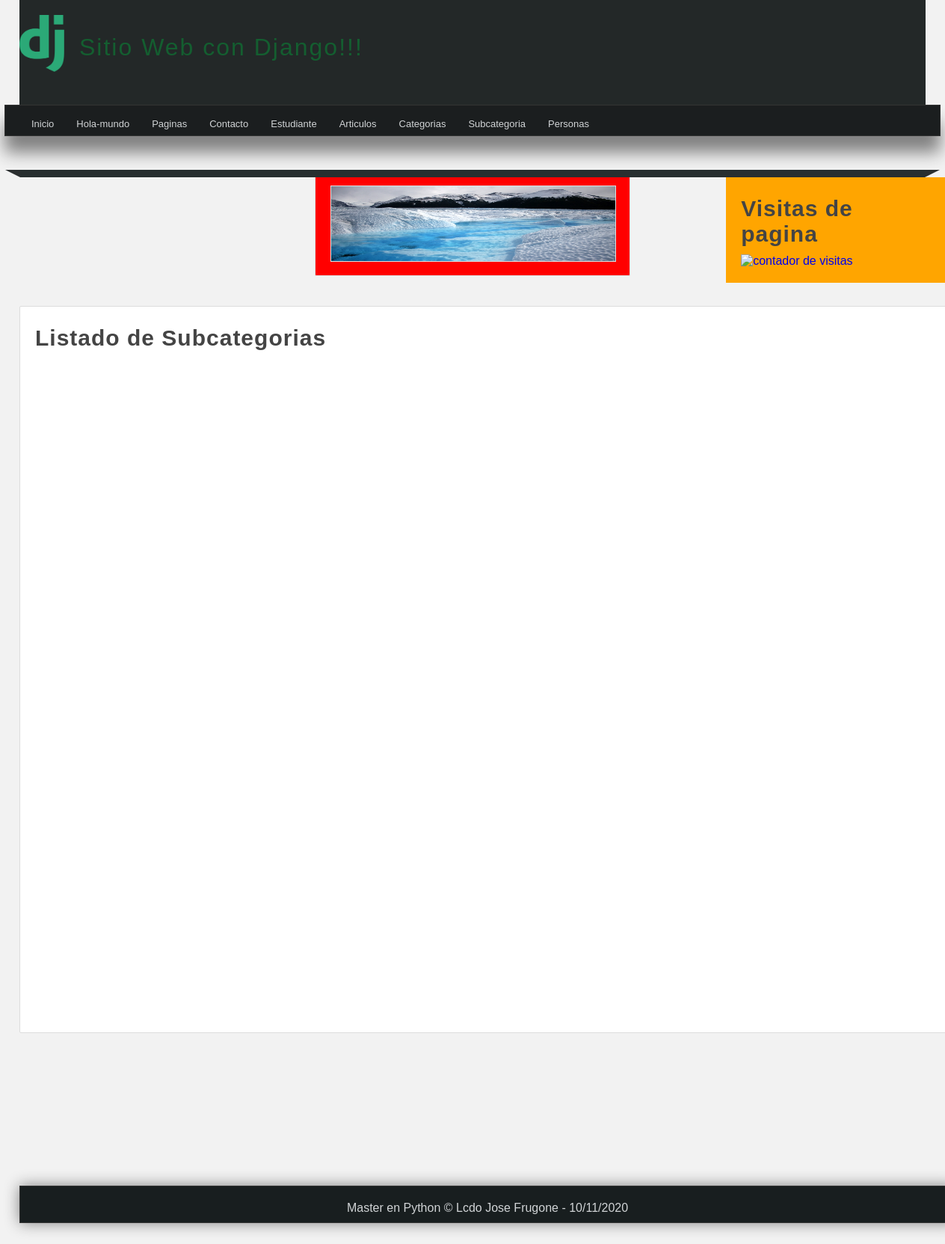
The page /subcategorias/ on the database as committed earlier.
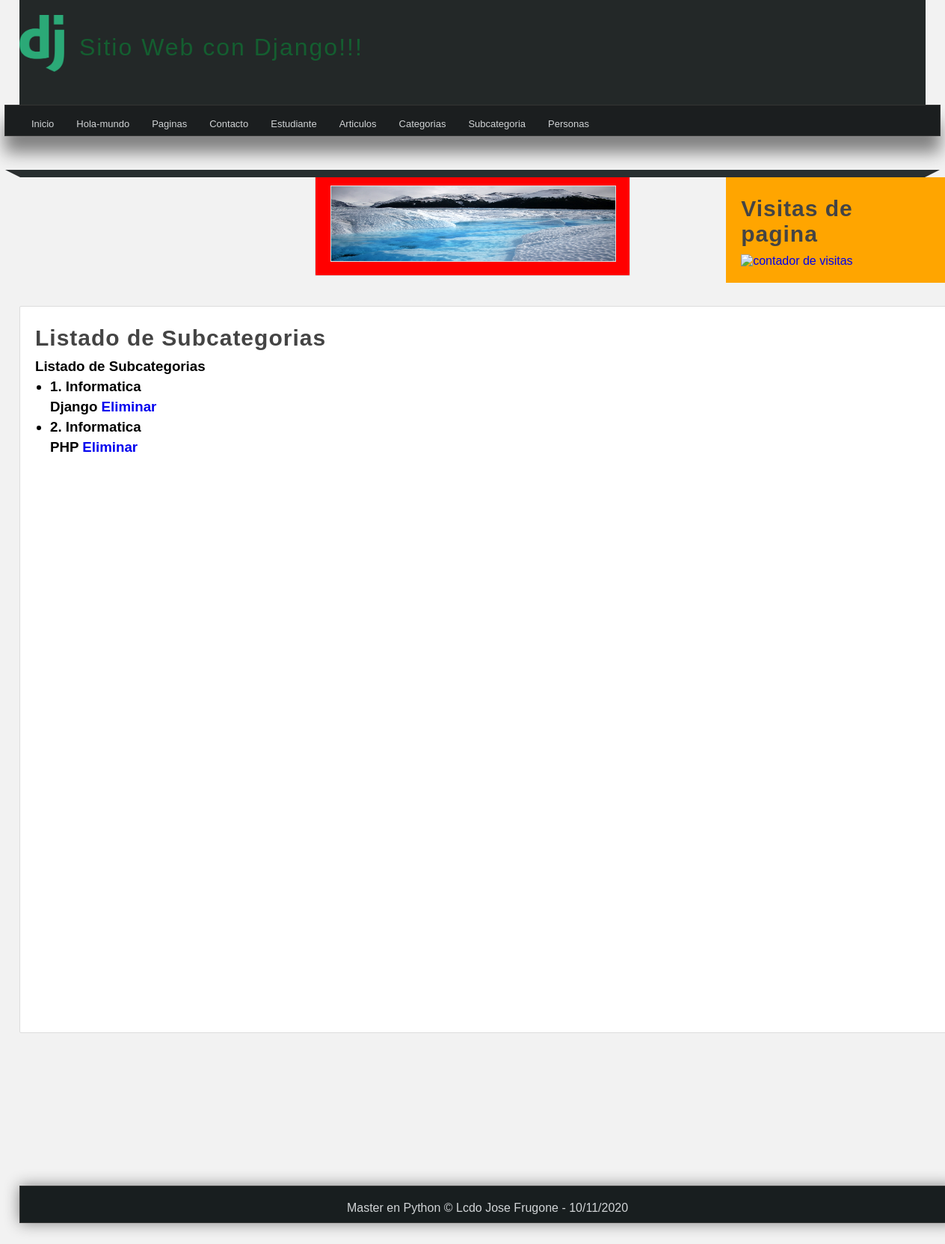
The same page on the database as committed later.
### miapp/models.py (models this page shows)
class SubCategory(models.Model):
    name = models.CharField(max_length=250,default='Informatica',null=False)
    description = models.CharField(max_length=200,default='Desarrollo Web con Django',null=False)
    created_at = models.DateTimeField(auto_now_add=True)
    updated_at = models.DateTimeField(auto_now=True)

### miapp/views.py (the view)
# urls.py: path('subcategorias/', views.subcategori_gen, name="lista_gen_subcate"),
def subcategori_gen(request):
    subcategorias = SubCategory.objects.all()
    return render(request, 'subcategoria.html',{
        'subcategorias':subcategorias
    })

### miapp/templates/subcategoria.html (shortened to what this page needs)
{% extends 'layout.html' %}
{% block content %}
<h1 class="title">Listado de Subcategorias</h1>
   {% if mensaje1 and mensaje %}
      <h3>{{mensaje1}}</h3>
      <br/>
      <h4>{{mensaje}}</h4>
   {% else %}
      {% if subcategorias %}
            <h3><p>Listado de Subcategorias</p><h3>
            <ul>
               {% for subcategori in subcategorias %}
                  <li>
                     <h4>{{subcategori.id}}. {{subcategori.name}}</h4>
                     <p>
                        {{subcategori.description}}
                        <a href="{% url 'borrar_subcateri' id=subcategori.id %}">Eliminar</a>
                     </p>
                  </li>
               {% endfor %}
            </ul>
      {% endif %}
   {% endif %}
<br/>
{% endblock %}

### miapp/templates/layout.html (shortened to what this page needs)
{% load static %}
<!DOCTYPE html>
<html lang="es">
<head>
    <link rel="stylesheet" type="text/css" href="{% static 'css/styles.css' %}" />
</head>
<body>
    <header>
        <div id="logotipo">
            <img src="{% static 'images/logo.png'%}" />
            <h1>Sitio Web con Django!!!</h1>
        </div>
    </header>
    <nav>
        <ul>
            <li>
                <a href="{% url 'inicio' nombre='Lcdo. Jose Fernando Frugone Jaramillo' %}">Inicio</a>
            </li>
            <li>
                <a href="{% url 'hola_mundo' %}">Hola-mundo</a>
            </li>
            <li>
                <a href="{% url 'pagina' %}">Paginas</a>
            </li>
            <li>
                <a href="{% url 'contacto' profesion='Lcdo.' nombre='Jose Fernando' apellido='Frugone Jaramillo' %}">Contacto</a>
            </li>
            <li>
                <a href="{% url 'estudiante' nombre='Luis Adrian' apellido='Garcia Morales' %}">Estudiante</a>
            </li>
            <li>
                <a href="{% url 'lista_gen_art' %}">Articulos</a>
            </li>
            <li>
                <a href="{% url 'lista_gen_cat' %}">Categorias</a>
            </li>
            <li>
                <a href="{% url 'lista_gen_subcate' %}">Subcategoria</a>
            </li>
            <li>
                <a href="{% url 'lista_gen_personas' %}">Personas</a>
            </li>
        </ul>
    </nav>
    <div class="barra">
        <span class="esquina-izquierda"></span>
        <span class="relleno-barra"></span>
        <span class="esquina-derecha"></span>
    </div>
    <div class="contador-visitas">
        <aside>
                <h2 class="title">Visitas de pagina</h2>
                <a href="https://www.contadorvisitasgratis.com" title="contador de visitas"><img
                        src="https://counter3.stat.ovh/private/contadorvisitasgratis.php?c=uaa1seee4dfrfe6n1kmllx6dggjh116s"
                        border="0" title="contador de visitas" alt="contador de visitas" target="_blank"></a>
        </aside>
    </div>
    <div class="box-imagen">
         <img src="{% static 'images/mifondo2.jpg'%}" />
    </div>
    <div id="content">
            <div class="box">
                {% block content %}{% endblock %}
    </div>
    <div class="mapa-lugar">
                    <iframe src="https://www.google.com/maps/embed?pb=!1m14!1m12!1m3!1d15948.13508653324!2d-79.88568169999999!3d-2.1407391000000002!2m3!1f0!2f0!3f0!3m2!1i1024!2i768!4f13.1!5e0!3m2!1ses-419!2sec!4v1604331730668!5m2!1ses-419!2sec" width="300" height="200" frameborder="0" style="border:0;" allowfullscreen="" aria-hidden="false" tabindex="0"></iframe>
    </div>
    <footer>
        Master en Python &copy; Lcdo Jose Frugone - {% now "d/m/Y" %}
    </footer>
</body>
</html>

### miapp/static/css/styles.css (style rules this page uses)
* { margin: 0px; padding: 0px; font-family: sans-serif, Arial, Helvetica; text-decoration: none; }
body { background-color: #F2F2F2; }
p, h2, h3, ul { margin-top: 5px; margin-bottom: 5px; }
ul, ol { margin-left: 20px; margin-bottom: 20px; }
header { width: 1212px; height: 140px; background-color: #232828; margin: 0px auto; }
#logotipo img { display: block; width: 60px; float: left; margin-top: 20px; }
#logotipo h1 { display: block; float: left; letter-spacing: 2px; margin-top: 45px; margin-left: 20px; font-weight: lighter; color: #145e30 }
nav { width: 1250px; height: 40px; background-color: #1B1E1F; border: 1px solid #333333; margin: 0 auto; margin-bottom: 45px; box-shadow: 0px 22px 22px gray; font-size: 13px; }
nav ul { list-style: none; text-decoration: none; }
nav ul li { line-height: 40px; float: left; }
nav ul li a { display: block; padding-left: 15px; padding-right: 15px; color: #d1d4d6; }
.barra { width: 1250px; margin: 0 auto; }
.esquina-izquierda { display: block; border-left: 20px solid transparent; border-top: 10px solid #2B2F30; float: left; }
.esquina-derecha { display: block; border-right: 20px solid transparent; border-top: 10px solid #2B2F30; float: right; }
.relleno-barra { display: block; width: 1210px; background: #282F30; height: 10px; float: left; }
#content { width: 1212px; min-height: 500px; margin: 0px auto; margin-bottom: 30px; margin-top: 40px; }
.box { background: white; width: 100%; min-height: 930px; padding: 20px; border: 1px solid #ddd; border-radius: 2px; margin: 0 auto; }
.box-imagen { background: red; width: 30%; height: 100px; padding: 20px; border: 1px solid #ddd; border-radius: 2px; margin: 0 auto; }
.box-imagen img { width: 100%; height: 100px; float: left; border: 1px solid #ddd; margin: 0 auto; }
.title { color: #444; letter-spacing: 1px; font-size: 30px; margin-bottom: 10px; margin-top: 5px; }
aside { float: right; width: 20%; padding: 20px; min-height: 100px; margin: 0 auto; background: orange; }
footer { width: 1250px; background-color: #181E1F; border: 1px solid #333; color: #d1d4d6; text-align: center; margin: 0 auto; padding-top: 20px; padding-bottom: 10px; box-shadow: 0px 0px 20px gray; }

Rows that differ between the two databases and show on the page:
added SubCategory: id "1", name "Informatica", description "Django"
added SubCategory: id "2", name "Informatica", description "PHP"
Other text that changed with them:
text now shown: "Listado de Subcategorias"
